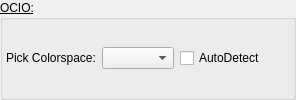
                   <widget class="QGroupBox" name="groupBox_sgAddDMPOCIO">
                    <property name="font">
                     <font>
                      <pointsize>9</pointsize>
                      <bold>false</bold>
                      <underline>true</underline>
                     </font>
                    </property>
                    <property name="title">
                     <string>OCIO:</string>
                    </property>
                    <layout class="QVBoxLayout" name="verticalLayout_51">
                     <property name="leftMargin">
                      <number>3</number>
                     </property>
                     <property name="topMargin">
                      <number>3</number>
                     </property>
                     <property name="rightMargin">
                      <number>3</number>
                     </property>
                     <property name="bottomMargin">
                      <number>3</number>
                     </property>
                     <item>
                      <layout class="QHBoxLayout" name="horizontalLayout_50">
                       <item>
                        <widget class="QLabel" name="label_sgDMPOCIO">
                         <property name="maximumSize">
                          <size>
                           <width>135</width>
                           <height>16777215</height>
                          </size>
                         </property>
                         <property name="font">
                          <font>
                           <pointsize>9</pointsize>
                           <bold>false</bold>
                           <underline>false</underline>
                          </font>
                         </property>
                         <property name="text">
                          <string>Pick Colorspace:</string>
                         </property>
                        </widget>
                       </item>
                       <item>
                        <widget class="QComboBox" name="comboBox_sgDMPOCIO">
                         <property name="font">
                          <font>
                           <pointsize>9</pointsize>
                           <bold>false</bold>
                           <underline>false</underline>
                          </font>
                         </property>
                        </widget>
                       </item>
                       <item>
                        <widget class="QCheckBox" name="checkBox_sgDMPAutoOCIO">
                         <property name="minimumSize">
                          <size>
                           <width>110</width>
                           <height>0</height>
                          </size>
                         </property>
                         <property name="maximumSize">
                          <size>
                           <width>110</width>
                           <height>16777215</height>
                          </size>
                         </property>
                         <property name="font">
                          <font>
                           <pointsize>9</pointsize>
                           <bold>false</bold>
                           <underline>false</underline>
                          </font>
                         </property>
                         <property name="text">
                          <string>AutoDetect</string>
                         </property>
                        </widget>
                       </item>
                      </layout>
                     </item>
                    </layout>
                   </widget>
